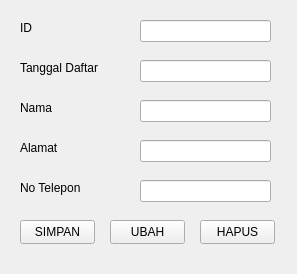
<?xml version="1.0" encoding="UTF-8"?>
<ui version="4.0">
 <class>Pelanggan</class>
 <widget class="QWidget" name="Pelanggan">
  <property name="geometry">
   <rect>
    <x>0</x>
    <y>0</y>
    <width>297</width>
    <height>274</height>
   </rect>
  </property>
  <property name="windowTitle">
   <string>Form</string>
  </property>
  <widget class="QLabel" name="label">
   <property name="geometry">
    <rect>
     <x>20</x>
     <y>20</y>
     <width>49</width>
     <height>16</height>
    </rect>
   </property>
   <property name="text">
    <string>ID</string>
   </property>
  </widget>
  <widget class="QLabel" name="label_2">
   <property name="geometry">
    <rect>
     <x>20</x>
     <y>60</y>
     <width>81</width>
     <height>16</height>
    </rect>
   </property>
   <property name="text">
    <string>Tanggal Daftar</string>
   </property>
  </widget>
  <widget class="QLabel" name="label_3">
   <property name="geometry">
    <rect>
     <x>20</x>
     <y>100</y>
     <width>49</width>
     <height>16</height>
    </rect>
   </property>
   <property name="text">
    <string>Nama</string>
   </property>
  </widget>
  <widget class="QLabel" name="label_4">
   <property name="geometry">
    <rect>
     <x>20</x>
     <y>140</y>
     <width>49</width>
     <height>16</height>
    </rect>
   </property>
   <property name="text">
    <string>Alamat</string>
   </property>
  </widget>
  <widget class="QLabel" name="label_5">
   <property name="geometry">
    <rect>
     <x>20</x>
     <y>180</y>
     <width>71</width>
     <height>16</height>
    </rect>
   </property>
   <property name="text">
    <string>No Telepon</string>
   </property>
  </widget>
  <widget class="QLineEdit" name="editId">
   <property name="geometry">
    <rect>
     <x>140</x>
     <y>20</y>
     <width>131</width>
     <height>22</height>
    </rect>
   </property>
  </widget>
  <widget class="QLineEdit" name="editDaftar">
   <property name="geometry">
    <rect>
     <x>140</x>
     <y>60</y>
     <width>131</width>
     <height>22</height>
    </rect>
   </property>
  </widget>
  <widget class="QLineEdit" name="editNama">
   <property name="geometry">
    <rect>
     <x>140</x>
     <y>100</y>
     <width>131</width>
     <height>22</height>
    </rect>
   </property>
  </widget>
  <widget class="QLineEdit" name="editAla">
   <property name="geometry">
    <rect>
     <x>140</x>
     <y>140</y>
     <width>131</width>
     <height>22</height>
    </rect>
   </property>
  </widget>
  <widget class="QLineEdit" name="editNo">
   <property name="geometry">
    <rect>
     <x>140</x>
     <y>180</y>
     <width>131</width>
     <height>22</height>
    </rect>
   </property>
  </widget>
  <widget class="QPushButton" name="simpan1">
   <property name="geometry">
    <rect>
     <x>20</x>
     <y>220</y>
     <width>75</width>
     <height>24</height>
    </rect>
   </property>
   <property name="text">
    <string>SIMPAN</string>
   </property>
  </widget>
  <widget class="QPushButton" name="ubah2">
   <property name="geometry">
    <rect>
     <x>110</x>
     <y>220</y>
     <width>75</width>
     <height>24</height>
    </rect>
   </property>
   <property name="text">
    <string>UBAH</string>
   </property>
  </widget>
  <widget class="QPushButton" name="hapus3">
   <property name="geometry">
    <rect>
     <x>200</x>
     <y>220</y>
     <width>75</width>
     <height>24</height>
    </rect>
   </property>
   <property name="text">
    <string>HAPUS</string>
   </property>
  </widget>
 </widget>
 <resources/>
 <connections/>
</ui>
